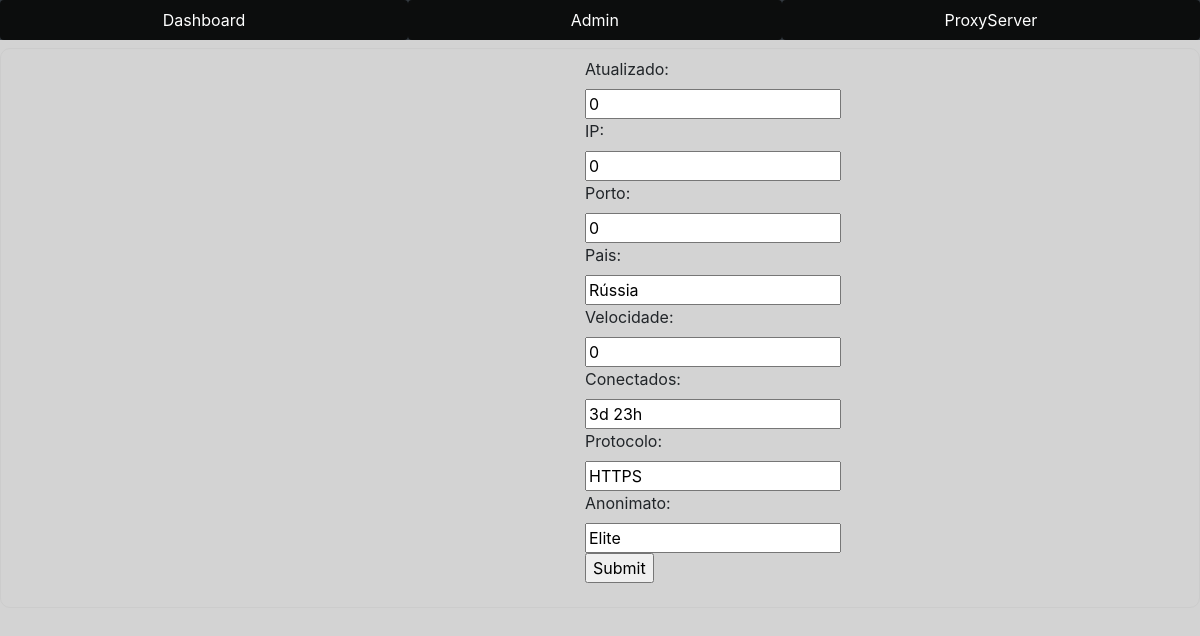
Page /update/5 on the committed database.
### app1/models.py (models this page shows, shortened)
class WebSiteInfo(models.Model):
    Atualizado = models.CharField(max_length=100)
    IP = models.CharField(max_length=100)
    Porto = models.CharField(max_length=100, blank=True, null=True)
    Pais = models.CharField(max_length=100)
    Velocidade = models.CharField(max_length=100)
    Conectados = models.CharField(max_length=100)
    Protocolo = models.CharField(max_length=100)
    Anonimato = models.CharField(max_length=100)
    class Meta:
        db_table = 'Info'

### app1/views.py (the view)
# urls.py: path('update/<str:pk>', views.updateOrder, name='updateOrder'),
def updateOrder(request, pk):
    table = WebSiteInfo.objects.get(id=pk)
    form = WebSiteInfoForm(instance=table)
    if request.method =='POST':
        form = WebSiteInfoForm(request.POST, instance=table)
        if form.is_valid():
            form.save()
            return redirect('/')
    context = {'form': form}
    return render(request, 'app1/update.html', context)

### app1/forms.py
class WebSiteInfoForm(ModelForm):
    class Meta:
        model = WebSiteInfo
        fields = '__all__'

### app1/templates/app1/update.html (shortened to what this page needs)
{% extends 'app1/base.html' %}
{% block content %}
    <form action='' method="POST">
        <div class="form-group">
            {{form}}
            <br>
            <input type="submit" name ='Submit'>
        </div>
    </form>
{% endblock %}

### app1/static/css/styles.css (style rules this page uses)
form { width: 100%; padding: 8px 73vh; margin: 8px 0; display: inline-block; border: 1px solid #ccc; border-radius: 10px; box-sizing: border-box; }
body { background-color: lightgray; }

### rows in the picture
WebSiteInfo: Atualizado "0", IP "0", Porto "0", Pais "Rússia", Velocidade "0", Conectados "3d 23h", Protocolo "HTTPS", Anonimato "Elite"
